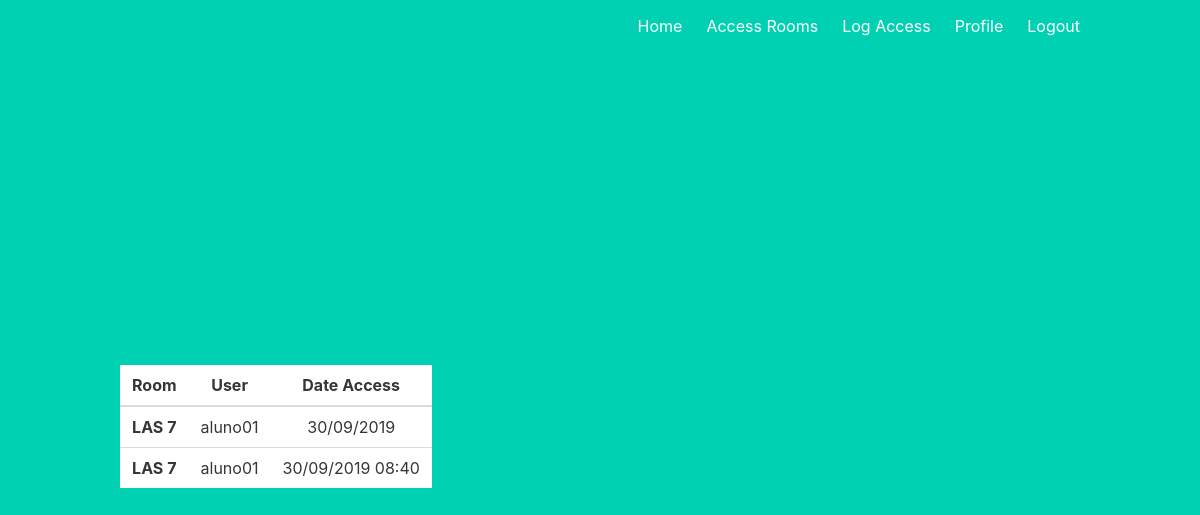
/logaccess (signed in), run on an earlier commit of the app's database.
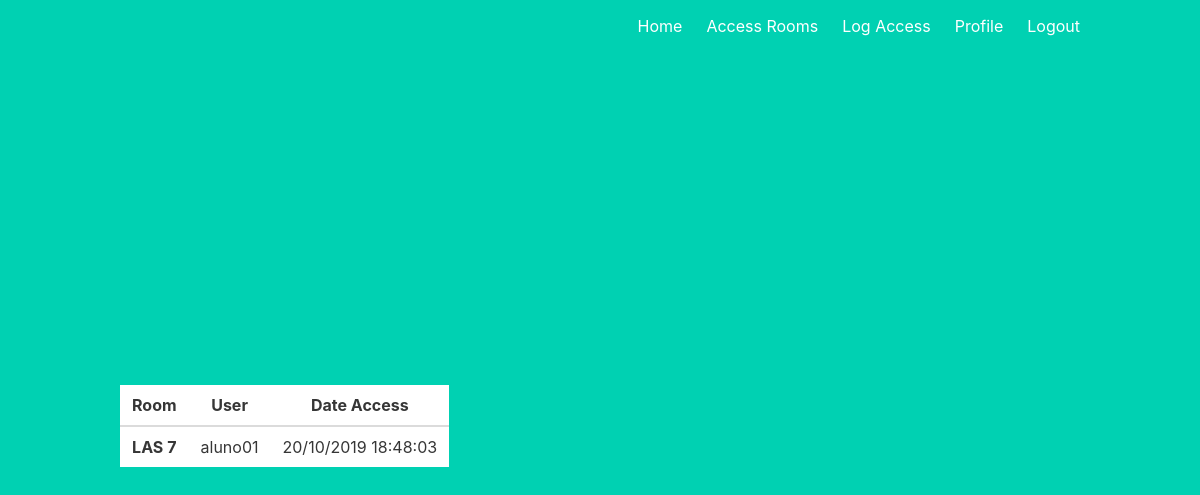
And on a later commit of the database.
### models.py (models this page shows, shortened)
class LogAccess(db.Model):
    id = db.Column(db.Integer,primary_key=True)
    room_id = db.Column(db.Integer)
    user_id = db.Column(db.Integer)
    date_access = db.Column(db.String(200))

class Room(db.Model):
    id = db.Column(db.Integer,primary_key=True)
    room = db.Column(db.String(200))

class User(UserMixin, db.Model):
    id = db.Column(db.Integer, primary_key=True)
    email = db.Column(db.String(100), unique=True)
    password = db.Column(db.String(100))
    name = db.Column(db.String(1000))
    num_university = db.Column(db.Integer)
    access_permission = db.Column(db.Boolean)
    dt_start_access =  db.Column(db.String(200))
    dt_end_access = db.Column(db.String(200))
    roles = db.relationship('Role', secondary='user_roles',
            backref=db.backref('users', lazy='dynamic'))
    def has_role(self, list_roles):
        return any(role.name for role in self.roles if role.name in list_roles)

### auth.py (the view)
@auth.route('/logaccess')
@login_required
def logaccess():
    logaccess = db.session.query(LogAccess, Room, User
    ).join(Room, Room.id == LogAccess.room_id
    ).join(User, User.id == LogAccess.user_id
    ).all()
    print(logaccess)
    return render_template('logaccess.html', logaccess=logaccess)

### __init__.py (called while the page is built)
def create_app():
    app = Flask(__name__)
    app.config['SECRET_KEY'] = 'thisismysecretkeydonotstealit'
    app.config['SQLALCHEMY_DATABASE_URI'] = 'sqlite:///db.sqlite3'
    db.init_app(app)
    def check_role():
        return str('bool_role')
    app.jinja_env.filters['check_role'] = check_role
    login_manager = LoginManager()
    login_manager.login_view = 'auth.login'
    login_manager.init_app(app)
    from .models import User
    @login_manager.user_loader
    def load_user(user_id):
        return User.query.get(int(user_id))
    from .auth import auth as auth_blueprint
    app.register_blueprint(auth_blueprint)
    from .main import main as main_blueprint
    app.register_blueprint(main_blueprint)
    return app

### templates/logaccess.html
{% extends 'base.html' %}
{% block content %}
    <div class="flight-container" style="overflow: auto; max-height: 80vh">
        <div class="table-responsive">
            <table class="table" id="logaccess">
                <thead>
                    <tr>
                        <th scope="col">Room</th>
                        <th scope="col">User</th>
                        <th scope="col">Date Access</th>
                    </tr>
                </thead>
                <tbody>
                    {% for tt in logaccess %}
                        <tr id={{ tt[0].id }}>
                            <th scope="row">{{ tt[1].room }}</th>
                            <td> {{ tt[2].name }} </td>
                            <td> {{ tt[0].date_access }} </td>
                        </tr>
                    {% endfor %}
                </tbody>
            </table>
        </div>
    </div>
{% endblock %}

### templates/base.html (shortened to what this page needs)
<!DOCTYPE html>
<html>
<head>
    <link rel="stylesheet" href="https://cdnjs.cloudflare.com/ajax/libs/bulma/0.7.2/css/bulma.min.css" />
</head>
<body>
    <section class="hero is-primary is-fullheight">
        <div class="hero-head">
            <nav class="navbar">
                <div class="container">
                    <div id="navbarMenuHeroA" class="navbar-menu">
                        <div class="navbar-end">
                            <a href="{{ url_for('main.index') }}" class="navbar-item">
                                Home
                            </a>
                            {% if current_user.is_authenticated %}
                            <a href="{{ url_for('auth.access') }}" class="navbar-item">
                                Access Rooms
                            </a>
                            {% endif %}
                            {% if current_user.is_authenticated and current_user.has_role(['admin','professor'])%}
                            <a href="{{ url_for('auth.logaccess') }}" class="navbar-item">
                                Log Access
                            </a>
                            {% endif %}
                            {% if current_user.is_authenticated %}
                            <a href="{{ url_for('main.profile') }}" class="navbar-item">
                                Profile
                            </a>
                            {% endif %}
                            {% if current_user.is_authenticated %}
                            <a href="{{ url_for('auth.logout') }}" class="navbar-item">
                                Logout
                            </a>
                            {% endif %}
                        </div>
                    </div>
                </div>
            </nav>
        </div>
        <div class="hero-body">
            <div class="container has-text-centered">
               {% block content %}
               {% endblock %}
            </div>
        </div>
    </section>
</body>
</html>

What changed in the data, as far as the page shows it:
removed LogAccess: room "LAS 7", name "aluno01", date_access "30/09/2019"
removed LogAccess: room "LAS 7", name "aluno01", date_access "30/09/2019 08:40"
added LogAccess: room "LAS 7", name "aluno01", date_access "20/10/2019 18:48:03"
